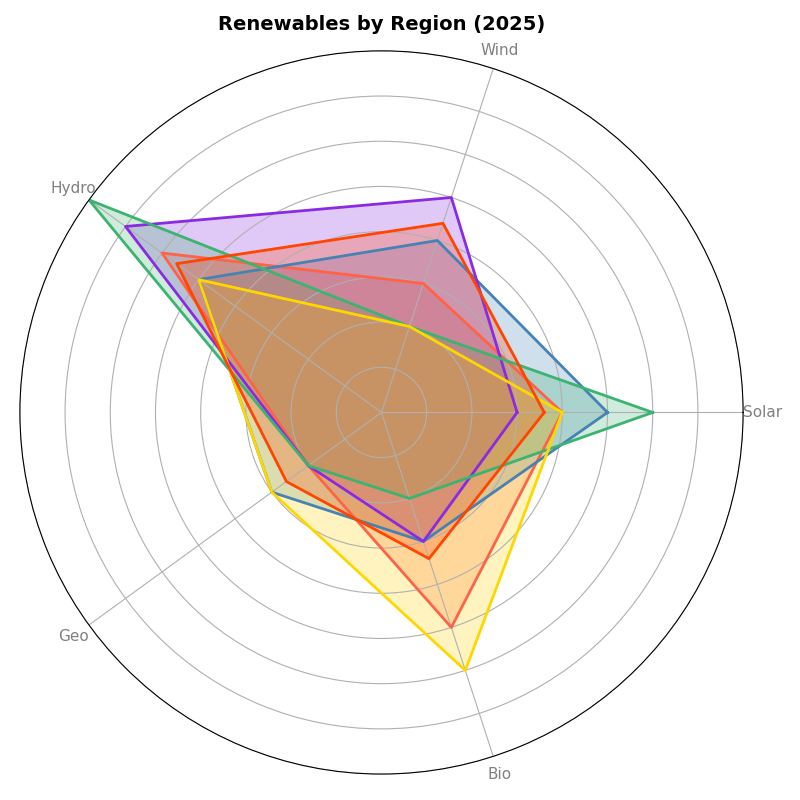

Generate this figure with Python:
import matplotlib.pyplot as plt
import numpy as np
from math import pi

categories = ['Solar', 'Wind', 'Hydro', 'Geo', 'Bio']
regions = ['NA', 'EU', 'AS', 'SA', 'AF', 'OC']  # Added 'OC' for Oceania

num_vars = len(categories)

data = {
    'NA': [20, 15, 30, 10, 25],
    'EU': [25, 20, 25, 15, 15],
    'AS': [15, 25, 35, 10, 15],
    'SA': [30, 10, 40, 10, 10],
    'AF': [20, 10, 25, 15, 30],
    'OC': [18, 22, 28, 13, 17],  # Made-up data for Oceania
}

angles = np.linspace(0, 2 * pi, num_vars, endpoint=False).tolist()
angles += angles[:1]

fig, ax = plt.subplots(figsize=(8, 8), subplot_kw=dict(polar=True))

colors = ['#FF6347', '#4682B4', '#8A2BE2', '#3CB371', '#FFD700', '#FF4500']  # Added a new color for 'OC'
for region, color in zip(data.keys(), colors):
    values = data[region]
    values += values[:1]
    ax.plot(angles, values, linewidth=2, linestyle='solid', color=color)
    ax.fill(angles, values, color=color, alpha=0.25)

ax.set_yticklabels([])
ax.set_xticks(angles[:-1])
ax.set_xticklabels(categories, fontsize=11, color='gray')
ax.set_ylim(0, 40)

plt.title("Renewables by Region (2025)", fontsize=14, fontweight='bold', pad=15)
plt.tight_layout()
plt.show()
